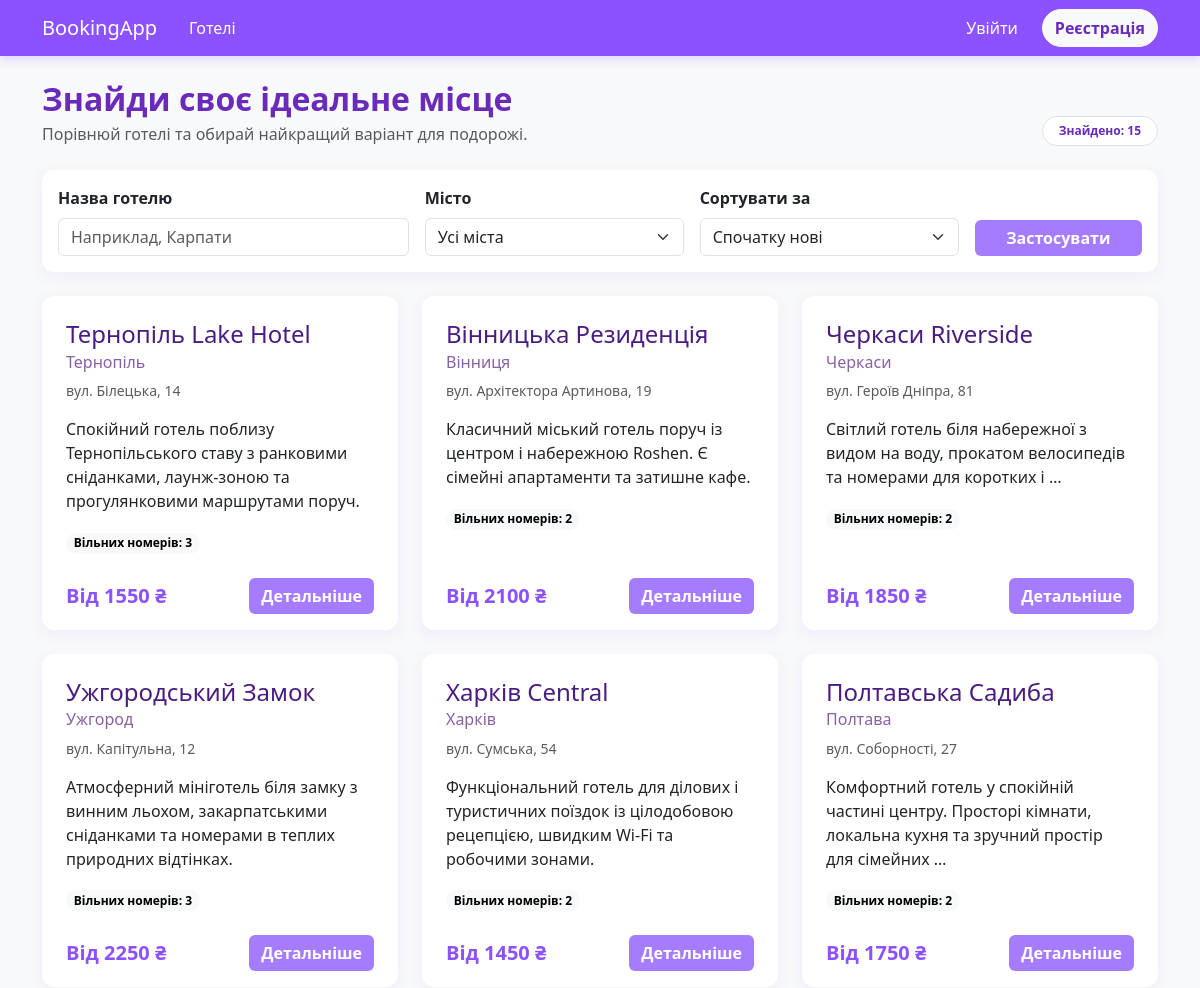
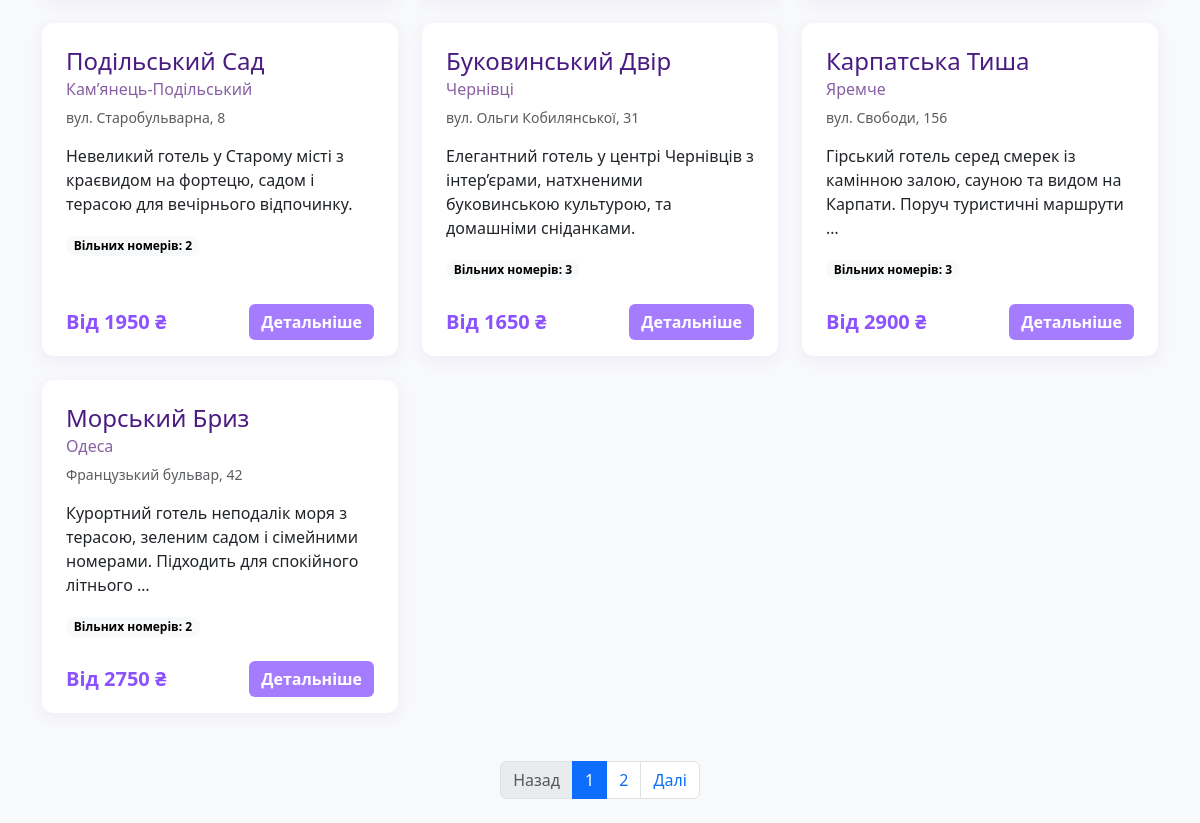
Screenshot of /hotels/ with the database file from the repository (2 pictures, top to bottom).
### hotels/models/hotel.py (models this page shows, shortened)
class Hotel(models.Model):
    owner = models.ForeignKey(
        to=settings.AUTH_USER_MODEL,
        on_delete=models.CASCADE,
        related_name='hotels',
        verbose_name=_("Власник"),
    )
    title = models.CharField(
        verbose_name=_("Назва"),
        max_length=255,
    )
    description = models.TextField(
        verbose_name=_("Опис"),
        blank=True,
        null=True,
    )
    address = models.TextField(
        verbose_name=_("Адреса"),
    )
    city = models.CharField(
        verbose_name=_("Місто"),
        max_length=100,
    )
    created_at = models.DateTimeField(
        verbose_name=_("Дата створення"),
        auto_now_add=True,
    )
    class Meta:
        verbose_name = _("Готель")
        verbose_name_plural = _("Готелі")

### hotels/views/hotel.py (the view)
# urls.py: path('',                 HotelListView.as_view(),   name='hotel_list'),
class HotelListView(ListView):
    model = Hotel
    template_name = 'hotels/hotel_list.html'
    context_object_name = 'hotels'
    paginate_by = 10
    SORT_OPTIONS = {
        'newest': ('-created_at', 'id'),
        'oldest': ('created_at', 'id'),
        'title_asc': ('title', 'id'),
        'title_desc': ('-title', 'id'),
        'city_asc': ('city', 'title', 'id'),
        'price_asc': (F('min_price').asc(nulls_last=True), 'title', 'id'),
        'price_desc': (F('min_price').desc(nulls_last=True), 'title', 'id'),
        'availability_desc': ('-available_rooms', 'title', 'id'),
    }
    def get_queryset(self):
        queryset = (
            super().get_queryset()
            .select_related('owner')
            .annotate(
                min_price=Min(
                    'rooms__price_per_night',
                    filter=Q(rooms__is_available=True)
                ),
                available_rooms=Count(
                    'rooms',
                    filter=Q(rooms__is_available=True),
                    distinct=True,
                ),
            )
        )
        city = self.request.GET.get('city', '').strip()
        title = self.request.GET.get('title', '').strip()
        if city:
            queryset = queryset.filter(city__iexact=city)
        if title:
            queryset = queryset.filter(title__icontains=title)
        sort = self.request.GET.get('sort', 'newest')
        ordering = self.SORT_OPTIONS.get(sort, self.SORT_OPTIONS['newest'])
        return queryset.order_by(*ordering)
    def get_context_data(self, **kwargs):
        context = super().get_context_data(**kwargs)
        context['cities'] = (
            Hotel.objects.exclude(city='')
            .order_by('city')
            .values_list('city', flat=True)
            .distinct()
        )
        requested_sort = self.request.GET.get('sort', 'newest')
        context['current_sort'] = (
            requested_sort if requested_sort in self.SORT_OPTIONS else 'newest'
        )
        query_params = self.request.GET.copy()
        query_params.pop('page', None)
        context['query_string'] = query_params.urlencode()
        return context

### templates/hotels/hotel_list.html (shortened to what this page needs)
{% extends 'base.html' %}
{% block content %}
<div class="d-flex flex-column flex-lg-row justify-content-between align-items-lg-end gap-2 mb-4">
    <div>
        <h2 class="text-lilac mb-1 fw-bold">Знайди своє ідеальне місце</h2>
        <p class="text-muted mb-0">Порівнюй готелі та обирай найкращий варіант для подорожі.</p>
    </div>
    <span class="badge rounded-pill bg-white text-lilac border px-3 py-2">
        Знайдено: {{ paginator.count }}
    </span>
</div>
<form method="get" class="card card-lilac p-3 mb-4" aria-label="Пошук і сортування готелів">
    <div class="row g-3 align-items-end">
        <div class="col-12 col-md-4">
            <label for="title" class="form-label fw-semibold">Назва готелю</label>
            <input type="search" class="form-control" id="title" name="title"
                   value="{{ request.GET.title }}" placeholder="Наприклад, Карпати">
        </div>
        <div class="col-12 col-md-3">
            <label for="city" class="form-label fw-semibold">Місто</label>
            <select class="form-select" id="city" name="city">
                <option value="">Усі міста</option>
            </select>
        </div>
        <div class="col-12 col-md-3">
            <label for="sort" class="form-label fw-semibold">Сортувати за</label>
            <select class="form-select" id="sort" name="sort">
                <option value="newest" {% if current_sort == 'newest' %}selected{% endif %}>Спочатку нові</option>
            </select>
        </div>
        <div class="col-12 col-md-2 d-grid gap-2">
            <button type="submit" class="btn btn-lilac">Застосувати</button>
        </div>
    </div>
</form>
<div class="row row-cols-1 row-cols-md-2 row-cols-lg-3 g-4">
    {% for hotel in object_list %}
    <div class="col">
        <div class="card card-lilac card-hover h-100 p-2">
            <div class="card-body">
                <h4 class="card-title" style="color: #4a1c82;">{{ hotel.title }}</h4>
                <h6 class="card-subtitle mb-2" style="color: #8860a3;">{{ hotel.city }}</h6>
                <p class="small text-muted mb-3">{{ hotel.address }}</p>
                <p class="card-text">{{ hotel.description|truncatewords:15 }}</p>
                <span class="badge rounded-pill text-bg-light">
                    Вільних номерів: {{ hotel.available_rooms }}
                </span>
            </div>
            <div class="card-footer bg-transparent border-0 d-flex justify-content-between align-items-center">
                <span class="fs-5 fw-bold" style="color: #8c52ff;">
                    {% if hotel.min_price %}
                        Від {{ hotel.min_price }} ₴
                    {% else %}
                        Немає номерів
                    {% endif %}
                </span>
                <a href="{% url 'hotel_detail' hotel.id %}" class="btn btn-lilac">Детальніше</a>
            </div>
        </div>
    </div>
    {% empty %}
    <div class="col-12 text-center py-5">
        <h3 style="color: #a67cff;">Ой</h3>
        <p class="text-muted fs-5">Поки що тут немає готелів</p>
    </div>
    {% endfor %}
</div>
{% if is_paginated %}
<nav class="mt-5" aria-label="Навігація сторінками каталогу">
    <ul class="pagination justify-content-center">
        <li class="page-item {% if not page_obj.has_previous %}disabled{% endif %}">
            <a class="page-link" href="{% if page_obj.has_previous %}?{% if query_string %}{{ query_string }}&amp;{% endif %}page={{ page_obj.previous_page_number }}{% else %}#{% endif %}">Назад</a>
        </li>
        {% for page_number in paginator.page_range %}
            <li class="page-item {% if page_obj.number == page_number %}active{% endif %}">
                <a class="page-link" href="?{% if query_string %}{{ query_string }}&amp;{% endif %}page={{ page_number }}">{{ page_number }}</a>
            </li>
        {% endfor %}
        <li class="page-item {% if not page_obj.has_next %}disabled{% endif %}">
            <a class="page-link" href="{% if page_obj.has_next %}?{% if query_string %}{{ query_string }}&amp;{% endif %}page={{ page_obj.next_page_number }}{% else %}#{% endif %}">Далі</a>
        </li>
    </ul>
</nav>
{% endif %}
{% endblock %}

### templates/base.html (shortened to what this page needs)
<!DOCTYPE html>
<html lang="uk">
<head>
    <link href="https://cdn.jsdelivr.net/npm/bootstrap@5.3.0/dist/css/bootstrap.min.css" rel="stylesheet">
</head>
<body class="bg-light">
    {% include 'includes/navbar.html' %}
    <main class="container my-4">
        {% block content %}{% endblock %}
    </main>
</body>
</html>

### templates/includes/navbar.html (shortened to what this page needs)
<nav class="navbar navbar-expand-lg navbar-custom">
    <div class="container">
        <a class="navbar-brand" href="{% url 'hotel_list' %}">BookingApp</a>
        <div class="collapse navbar-collapse justify-content-between" id="navbarNav">
            <ul class="navbar-nav">
                <li class="nav-item">
                    <a class="nav-link px-3" href="{% url 'hotel_list' %}">Готелі</a>
                </li>
            </ul>
            <ul class="navbar-nav align-items-center">
                {% if user.is_authenticated %}
                    <li class="nav-item">
                        <a class="nav-link px-3 fw-bold" href="{% url 'profile' %}">{{ user.username }}</a>
                    </li>
                    <li class="nav-item">
                        <form action="{% url 'logout' %}" method="post" class="d-inline">
                            {% csrf_token %}
                            <button type="submit" class="btn btn-link nav-link px-3" style="text-decoration: none;">Вийти</button>
                        </form>
                    </li>
                {% else %}
                    <li class="nav-item">
                        <a class="nav-link px-3" href="{% url 'login' %}">Увійти</a>
                    </li>
                    <li class="nav-item">
                        <a class="btn btn-light text-lilac ms-2 fw-bold" style="border-radius: 20px;" href="{% url 'register' %}">Реєстрація</a>
                    </li>
                {% endif %}
            </ul>
        </div>
    </div>
</nav>

### templates/base.html (style rules this page uses)
body { background-color: #f5f0fa !important; color: #2d1b36; }
.navbar-custom { background-color: #8c52ff; box-shadow: 0 4px 10px rgba(140, 82, 255, 0.2); }
.navbar-custom .navbar-brand, .navbar-custom .nav-link { color: #ffffff !important; font-weight: 500; }
.btn-lilac { background-color: #a67cff; color: #ffffff; font-weight: bold; border: none; transition: background-color 0.2s; }
.card-lilac { background: #ffffff; border: none; border-radius: 12px; box-shadow: 0 4px 15px rgba(140, 82, 255, 0.08); }
.card-hover { transition: transform 0.2s ease-in-out; }
.text-lilac { color: #6a2bba; }

### rows the page displays
Hotel: title "Тернопіль Lake Hotel", city "Тернопіль", address "вул. Білецька, 14", description "Спокійний готель поблизу Тернопільського ставу з ранковими сніданками, лаунж-зоною та прогулянковими маршрутами поруч.", available_rooms "3", min_price "1550"
Hotel: title "Вінницька Резиденція", city "Вінниця", address "вул. Архітектора Артинова, 19", description "Класичний міський готель поруч із центром і набережною Roshen. Є сімейні апартаменти та затишне кафе.", available_rooms "2", min_price "2100"
Hotel: title "Черкаси Riverside", city "Черкаси", address "вул. Героїв Дніпра, 81", description "Світлий готель біля набережної з видом на воду, прокатом велосипедів та номерами для коротких і …", available_rooms "2", min_price "1850"
Hotel: title "Ужгородський Замок", city "Ужгород", address "вул. Капітульна, 12", description "Атмосферний мініготель біля замку з винним льохом, закарпатськими сніданками та номерами в теплих природних відтінках.", available_rooms "3", min_price "2250"
Hotel: title "Харків Central", city "Харків", address "вул. Сумська, 54", description "Функціональний готель для ділових і туристичних поїздок із цілодобовою рецепцією, швидким Wi-Fi та робочими зонами.", available_rooms "2", min_price "1450"
Hotel: title "Полтавська Садиба", city "Полтава", address "вул. Соборності, 27", description "Комфортний готель у спокійній частині центру. Просторі кімнати, локальна кухня та зручний простір для сімейних …", available_rooms "2", min_price "1750"
Hotel: title "Подільський Сад", city "Кам’янець-Подільський", address "вул. Старобульварна, 8", description "Невеликий готель у Старому місті з краєвидом на фортецю, садом і терасою для вечірнього відпочинку.", available_rooms "2", min_price "1950"
Hotel: title "Буковинський Двір", city "Чернівці", address "вул. Ольги Кобилянської, 31", description "Елегантний готель у центрі Чернівців з інтер’єрами, натхненими буковинською культурою, та домашніми сніданками.", available_rooms "3", min_price "1650"
Hotel: title "Карпатська Тиша", city "Яремче", address "вул. Свободи, 156", description "Гірський готель серед смерек із камінною залою, сауною та видом на Карпати. Поруч туристичні маршрути …", available_rooms "3", min_price "2900"
Hotel: title "Морський Бриз", city "Одеса", address "Французький бульвар, 42", description "Курортний готель неподалік моря з терасою, зеленим садом і сімейними номерами. Підходить для спокійного літнього …", available_rooms "2", min_price "2750"

### other values shown
{{ paginator.count }} "15"
{{ page_number }} "1" "2"
